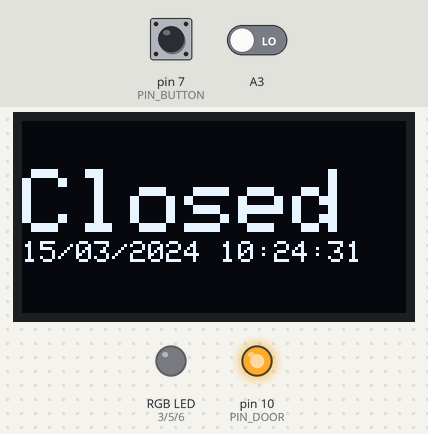
A sketch run on a simulated Arduino Uno, built with avr-gcc and run on an emulated ATmega328P. Shown: 128×64 one-colour display, an RGB LED mixed from three pins (HIGH = lit), output pins drawn as LEDs (lit = HIGH). Inputs (shaded band) come from the test bench; at power-on: pin 7 (PIN_BUTTON) LOW, A3 LOW. The local clock reads 2024-03-15 10:24:30 at power-on unless the sketch sets it; what the sketch prints to the serial monitor is not drawn.

Above: at 1.2 s.
1.3 s: pin 7 (PIN_BUTTON) pulled HIGH for 0.15 s
At 1.84 s:
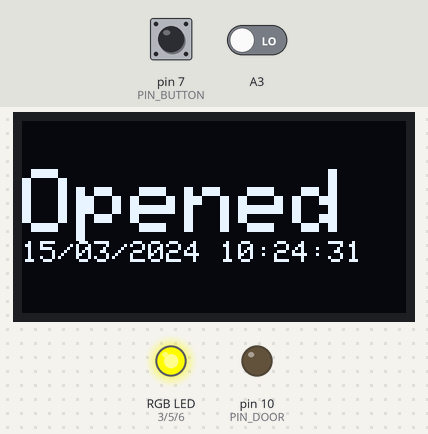
3.8 s: A3 driven HIGH
6.3 s: pin 7 (PIN_BUTTON) pulled HIGH for 3.2 s
At 10.3 s:
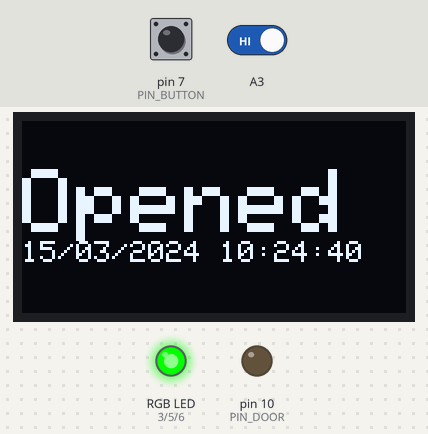
14.4 s: pin 7 (PIN_BUTTON) pulled HIGH for 3.2 s
At 18.45 s:
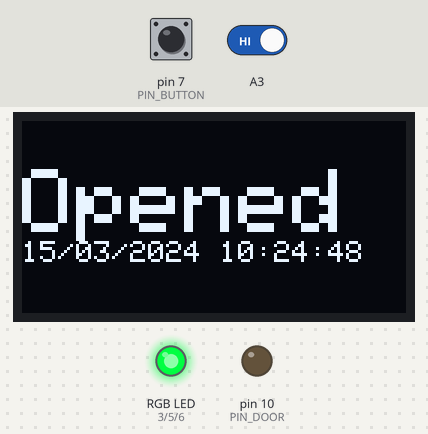
Timing chart, 0 to 26.9 s (numbered marks = the images above; inputs shaded):
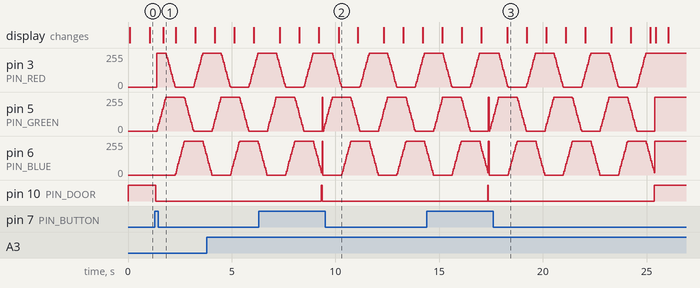

Measured:
- after the input at 1.3 s, pin 5 (PIN_GREEN): rises from 0/255 to 255/255 in 0.44 s, then falls to 0/255 in 1.3 s; pin 6 (PIN_BLUE): rises from 0/255 to 255/255 in 0.44 s, then falls to 143/255 in 1.1 s; pin 10 (PIN_DOOR): HIGH → LOW at once; the display: changes after 0.39 s (image 1)

The sketch:

Project.ino
```cpp
#include <SPI.h>
#include <Adafruit_GFX.h>
#include <Adafruit_SSD1306.h>
#include <ThreeWire.h>
#include <RtcDS1302.h>

#define SCREEN_WIDTH 128
#define SCREEN_HEIGHT 64

#define OLED_MOSI 8
#define OLED_CLK 9
#define OLED_DC 11
#define OLED_CS 12
#define OLED_RESET 13

#define RTC_IO 4
#define RTC_CLOCK 2

#define PIN_RED 3
#define PIN_GREEN 5
#define PIN_BLUE 6

#define PIN_DOOR 10

#define PIN_BUTTON 7

// Display
Adafruit_SSD1306 display(SCREEN_WIDTH, SCREEN_HEIGHT, OLED_MOSI, OLED_CLK, OLED_DC, OLED_RESET, OLED_CS);

// RTC
ThreeWire myWire(RTC_IO, RTC_CLOCK, A5); // IO, SCLK, CE
RtcDS1302<ThreeWire> Rtc(myWire);

int button_pressed = 0;

int counter = 0;
int total_counter = 0;
int numColors = 255;

char datestring[20];

void setup()
{
    Serial.begin(9600);

    Serial.print("compiled: ");
    Serial.print(__DATE__);
    Serial.println(__TIME__);
    Rtc.Begin();

    // RtcDateTime compiled = RtcDateTime(__DATE__, __TIME__);
    // Rtc.SetDateTime(compiled);

    pinMode(PIN_RED, OUTPUT);
    pinMode(PIN_BLUE, OUTPUT);
    pinMode(PIN_GREEN, OUTPUT);
    pinMode(PIN_BUTTON, INPUT);
    pinMode(PIN_DOOR, OUTPUT);
    analogWrite(PIN_DOOR, 255);

    display.begin(SSD1306_SWITCHCAPVCC);
    display.clearDisplay();
    display.setTextSize(3.0);
    display.setTextColor(SSD1306_WHITE);
    display.setCursor(0, 16);
    display.println("Close");
    getDateTime();
    display.setTextSize(1.0);
    display.println(datestring);
    display.display();
}

void loop()
{
    if (button_pressed)
    {
        float colorNumber = counter > numColors ? counter - numColors : counter;

        float hue = (colorNumber / float(numColors)) * 360;
        long color = HSBtoRGB(hue, 1, 1);

        int red = color >> 16 & 255;
        int green = color >> 8 & 255;
        int blue = color & 255;

        setColor(red, green, blue);

        counter = (counter + 3) % (numColors * 2);
        total_counter++;

        if (total_counter >= numColors)
        {
            analogWrite(PIN_DOOR, 255);
            button_pressed = 0;
        }

        display.clearDisplay();
        display.setCursor(0, 16);
        display.setTextSize(3.0);
        display.println("Opened");
        getDateTime();
        display.setTextSize(1.0);
        display.println(datestring);
        display.display();
    }
    else
    {
        if (digitalRead(A3))
            setColor(255, 255, 255);
        else
            setColor(0, 0, 0);

        if (digitalRead(PIN_BUTTON))
        {
            button_pressed = 1;
            total_counter = 0;
            counter = 0;
            analogWrite(PIN_DOOR, 0);
        }

        display.clearDisplay();
        display.setCursor(0, 16);
        display.setTextSize(3.0);
        display.println("Closed");
        getDateTime();
        display.setTextSize(1.0);
        display.println(datestring);
        display.display();

        delay(10);
    }
}

void setColor(unsigned char red, unsigned char green, unsigned char blue)
{
    analogWrite(PIN_RED, red);
    analogWrite(PIN_GREEN, green);
    analogWrite(PIN_BLUE, blue);
}

long HSBtoRGB(float _hue, float _sat, float _brightness)
{
    float red = 0.0;
    float green = 0.0;
    float blue = 0.0;

    if (_sat == 0.0)
    {
        red = _brightness;
        green = _brightness;
        blue = _brightness;
    }
    else
    {
        if (_hue == 360.0)
        {
            _hue = 0;
        }

        int slice = _hue / 60.0;
        float hue_frac = (_hue / 60.0) - slice;

        float aa = _brightness * (1.0 - _sat);
        float bb = _brightness * (1.0 - _sat * hue_frac);
        float cc = _brightness * (1.0 - _sat * (1.0 - hue_frac));

        switch (slice)
        {
        case 0:
            red = _brightness;
            green = cc;
            blue = aa;
            break;
        case 1:
            red = bb;
            green = _brightness;
            blue = aa;
            break;
        case 2:
            red = aa;
            green = _brightness;
            blue = cc;
            break;
        case 3:
            red = aa;
            green = bb;
            blue = _brightness;
            break;
        case 4:
            red = cc;
            green = aa;
            blue = _brightness;
            break;
        case 5:
            red = _brightness;
            green = aa;
            blue = bb;
            break;
        default:
            red = 0.0;
            green = 0.0;
            blue = 0.0;
            break;
        }
    }

    long ired = red * 255.0;
    long igreen = green * 255.0;
    long iblue = blue * 255.0;

    return long((ired << 16) | (igreen << 8) | (iblue));
}

#define countof(a) (sizeof(a) / sizeof(a[0]))

void getDateTime()
{
    RtcDateTime dt = Rtc.GetDateTime();

    snprintf_P(datestring,
               countof(datestring),
               PSTR("%02u/%02u/%04u %02u:%02u:%02u"),
               dt.Day(),
               dt.Month(),
               dt.Year(),
               dt.Hour(),
               dt.Minute(),
               dt.Second());
}
```
